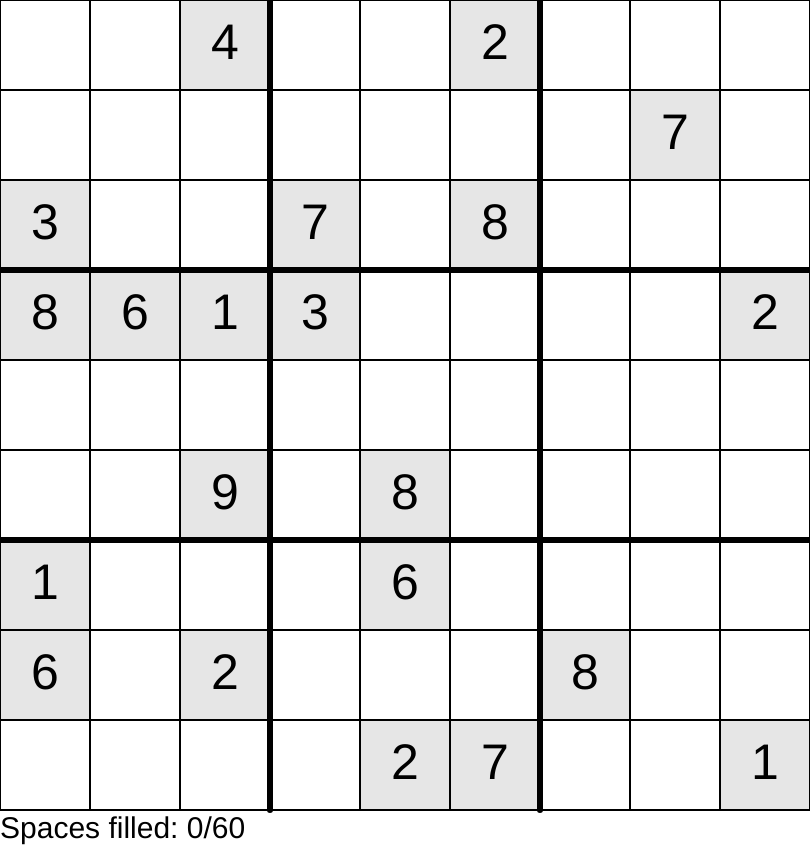
Frame 1 (no input)
Frame 60 (no input): identical to frame 1, image omitted
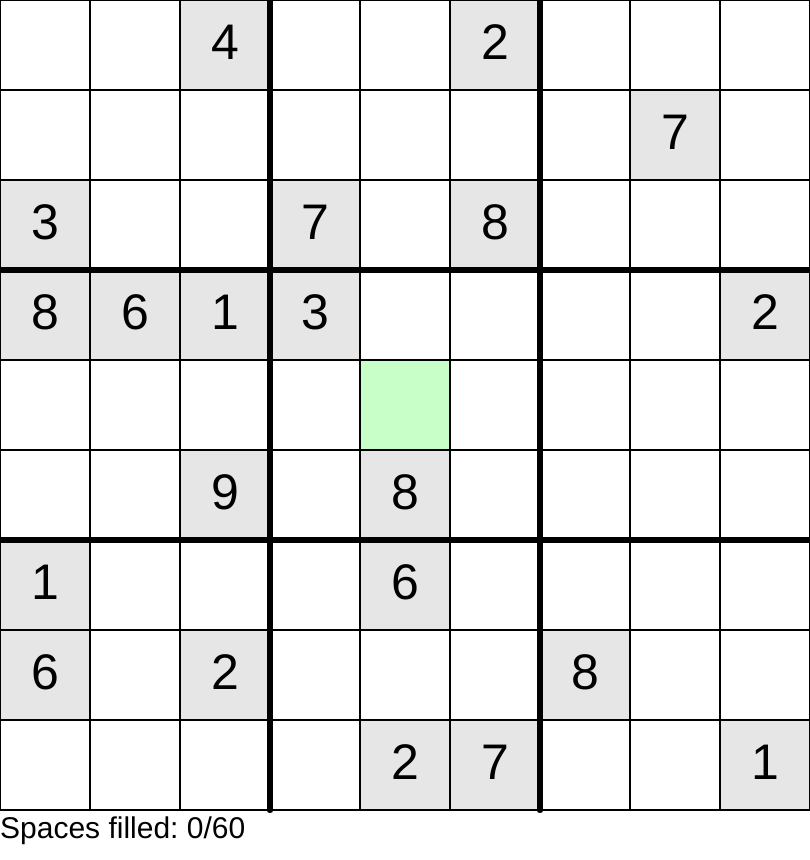
Frame 120 (the mouse pressed at the canvas centre since frame 60)

The p5.js sketch that drew these frames (run headless with seeded random() and noise() and a simulated clock; from frame 60 on, the mouse is pressed at the canvas centre):

// p5.js sketch
// ── sketch.js
const size = 9;
const fieldSizeX = 3;
const fieldSizeY = 3;

const numsToRemove = 60;

const fieldScale = 90;

let board;
let selectedField;
let filledNumbers = 0;

function Field(x, y) {
    this.x = x;
    this.y = y;
    this.number = null;
    this.predetermined = true;

    this.makeOptions();
}

Field.prototype.makeOptions = function() {
    this.options = new Array();

    for (let i = 1; i <= size; i++) {
        this.options.push(i);
    }
}

function setup() {
    createCanvas(fieldScale * size, fieldScale * size + 50);

    board = new Array(size);
    for (let i = 0; i < size; i++) {
        board[i] = new Array(size);
    }

    generateSudoku();
    removeNums();
}

function generateSudoku() {
    for (let y = 0; y < size; y++) {
        for (let x = 0; x < size; x++) {
            board[x][y] = new Field(x, y);
        }
    }

    let i = 0;
    while (i < size * size) {
        let x = floor(i / size);
        let y = i % size;

        let field = board[x][y];

        if (field.options.length > 0) {
            let choice = floor(random() * field.options.length);
            field.number = field.options[choice];
            field.options.splice(choice, 1);

            if (isPositionValid(x, y)) {
                i++;
            }
        } else {
            field.number = null;
            field.makeOptions();
            i--;
        }
    }
}

function removeNums() {
    let i = 0;
    while (i < numsToRemove) {
        let x = floor(random() * size);
        let y = floor(random() * size);

        let field = board[x][y];
        if (field.number !== null) {
            field.number = null;
            field.predetermined = false;

            i++;
        }
    }
}

function isPositionValid(x, y) {
    //Row and column
    for (let i = 0; i < size; i++) {
        if (i !== x && board[x][y].number === board[i][y].number) {
            return false;
        }

        if (i !== y && board[x][y].number === board[x][i].number) {
            return false;
        }
    }

    //Weird 3x3 field
    let fieldX = floor(x / fieldSizeX) * fieldSizeX;
    let fieldY = floor(y / fieldSizeY) * fieldSizeY;

    for (let i = 0; i < fieldSizeX; i++) {
        for (let j = 0; j < fieldSizeY; j++) {
            let theX = fieldX + i;
            let theY = fieldY + j;

            if ((theX !== x || theY !== y) && board[x][y].number === board[theX][theY].number) {
                return false;
            }
        }
    }

    return true;
}

function mousePressed() {
    let x = floor(mouseX / fieldScale);
    let y = floor(mouseY / fieldScale);

    if (x >= 0 && y >= 0 && x < size && y < size) {
        let field = board[x][y];
        if (!field.predetermined) {
            selectedField = field;
            return;
        }
    }

    selectedField = undefined;
}

function mouseWheel(event) {
    if (selectedField !== undefined) {
        let down = event.delta > 0;

        if (selectedField.number === null) {
            selectedField.number = down ? size : 1;
            filledNumbers++;
        } else if (selectedField.number === (down ? 1 : size)) {
            selectedField.number = null;
            filledNumbers--;
        } else {
            selectedField.number += (down ? -1 : 1);
        }

        return false;
    }
}

function draw() {
    background(255);

    for (let x = 0; x < size; x++) {
        for (let y = 0; y < size; y++) {
            let field = board[x][y];

            if (field === selectedField) {
                noStroke();
                fill(200, 255, 200);
                rect(x * fieldScale, y * fieldScale, fieldScale, fieldScale);
            }

            if (field.predetermined) {
                noStroke();
                fill(230);
                rect(x * fieldScale, y * fieldScale, fieldScale, fieldScale);
            }

            noFill();
            stroke(0);
            strokeWeight(2);
            rect(x * fieldScale, y * fieldScale, fieldScale, fieldScale);

            if (x > 1 && x % fieldSizeX === 0) {
                strokeWeight(6);
                line(x * fieldScale, y * fieldScale, x * fieldScale, (y + 1) * fieldScale);
            }

            if (y > 1 && y % fieldSizeY === 0) {
                strokeWeight(6);
                line(x * fieldScale, y * fieldScale, (x + 1) * fieldScale, y * fieldScale);
            }

            if (field.number !== null) {
                fill(0);
                noStroke();
                textAlign(CENTER, CENTER);
                textSize(50);
                text(String(field.number), x * fieldScale + fieldScale / 2, y * fieldScale + fieldScale / 2);
            }
        }
    }

    fill(0);
    noStroke();
    textAlign(LEFT);
    textSize(30);
    text('Spaces filled: ' + filledNumbers + '/' + numsToRemove, 0, fieldScale * size + 20);
}
